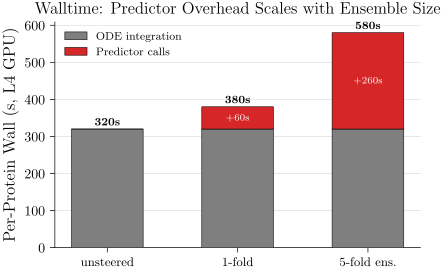

This figure's Python source:
# P28_v2: Stacked breakdown — show ODE-integration cost vs predictor-call cost stacked per recipe.
# Visualizes: E069
# DATA: inline (synthesized split based on E069 narrative)
import sys
from pathlib import Path
sys.path.insert(0, str(Path(__file__).parent.parent))
from plot_utils import figsize
import matplotlib.pyplot as plt
import numpy as np

cats = ["unsteered", "1-fold", "5-fold ens."]
ode_cost = np.array([320, 320, 320])         # base ODE integration
pred_cost = np.array([0, 60, 260])           # added predictor calls

x = np.arange(len(cats))
fig, ax = plt.subplots(figsize=figsize(0.75))
b1 = ax.bar(x, ode_cost, width=0.55, color="#7f7f7f", edgecolor="black", lw=0.4,
            label="ODE integration", zorder=3)
b2 = ax.bar(x, pred_cost, bottom=ode_cost, width=0.55, color="#d62728",
            edgecolor="black", lw=0.4, label="Predictor calls", zorder=3)

for i, (o, p) in enumerate(zip(ode_cost, pred_cost)):
    total = o + p
    ax.text(i, total + 10, f"{total}s", ha="center", va="bottom", fontsize=8.5, weight="bold")
    if p > 0:
        ax.text(i, o + p / 2, f"+{p}s", ha="center", va="center", color="white", fontsize=7.5)

ax.set_xticks(x); ax.set_xticklabels(cats, fontsize=9)
ax.set_ylabel("Per-Protein Wall (s, L4 GPU)")
ax.set_title("Walltime: Predictor Overhead Scales with Ensemble Size")
ax.legend(frameon=False, fontsize=8, loc="upper left")
ax.spines[["top", "right"]].set_visible(False)
ax.grid(True, lw=0.4, alpha=0.5, zorder=0, axis="y")

fig.savefig(Path(__file__).with_suffix(".pdf"))
